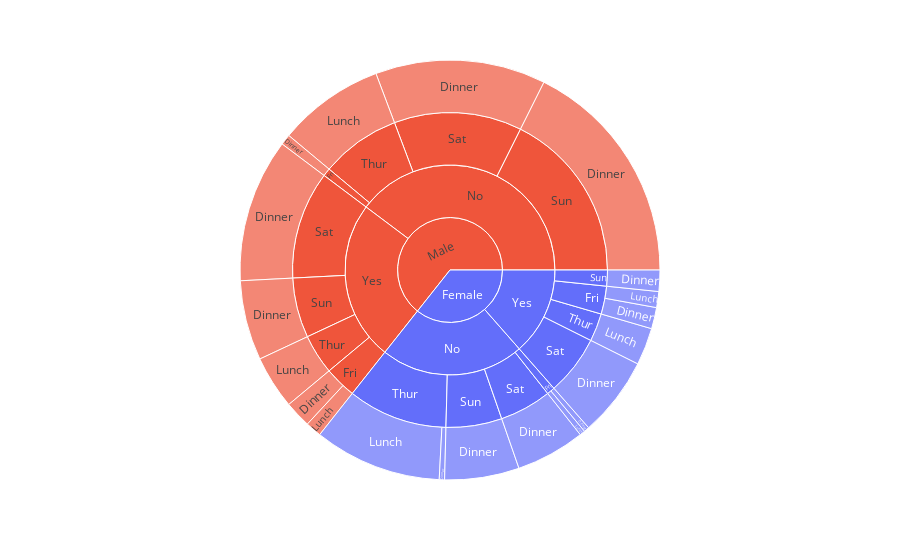

The notebook cell saved with this chart:
### Code cell
for col in ['sex', 'smoker', 'day', 'time']:
    tip[col] = tip[col].astype(str)

# add size column
tip["size"] = 1

fig_1 = px.sunburst(
    tip,
    path=['sex', 'smoker', 'day', 'time'],
    values='size',
    color='sex'
)
fig_1.show()

### Figure 1 — Plotly figure (JSON) as saved in the notebook; plotly's stock layout.template omitted (floating-point values rounded to 4 significant figures)
{"data": [{"branchvalues": "total", "customdata": [["Female"], ["Female"], ["Female"], ["Female"], ["Female"], ["Female"], ["Female"], ["Female"], ["Female"], ["Female"], ["Female"], ["Female"], ["Female"], ["Female"], ["Female"], ["Female"], ["Female"], ["Female"], ["Female"], ["Female"], ["Female"], ["Female"], ["Male"], ["Male"], ["Male"], ["Male"], ["Male"], ["Male"], ["Male"], ["Male"], ["Male"], ["Male"], ["Male"], ["Male"], ["Male"], ["Male"], ["Male"], ["Male"], ["Male"], ["Male"], ["Male"], ["Male"]], "domain": {"x": [0, 1], "y": [0, 1]}, "hovertemplate": "labels=%{label}<br>size=%{value}<br>parent=%{parent}<br>id=%{id}<br>sex=%{customdata[0]}<extra></extra>", "ids": ["Female/No/Sun/Dinner", "Female/Yes", "Female/No", "Female/Yes/Thur", "Female/Yes/Sun", "Female/No/Fri", "Female/Yes/Fri", "Female/No/Thur", "Female/Yes/Sat", "Female/No/Sat", "Female", "Female/No/Thur/Dinner", "Female/No/Fri/Lunch", "Female/Yes/Fri/Lunch", "Female/Yes/Thur/Lunch", "Female/No/Sun", "Female/Yes/Sun/Dinner", "Female/No/Fri/Dinner", "Female/Yes/Fri/Dinner", "Female/No/Sat/Dinner", "Female/No/Thur/Lunch", "Female/Yes/Sat/Dinner", "Male/Yes/Fri/Lunch", "Male/No/Sun/Dinner", "Male/Yes", "Male/No", "Male/No/Sat/Dinner", "Male/Yes/Sun", "Male/Yes/Sat/Dinner", "Male/No/Thur/Lunch", "Male/Yes/Thur/Lunch", "Male/Yes/Fri", "Male/Yes/Sun/Dinner", "Male/Yes/Thur", "Male/No/Thur", "Male/Yes/Sat", "Male/Yes/Fri/Dinner", "Male/No/Sat", "Male/No/Sun", "Male/No/Fri/Dinner", "Male/No/Fri", "Male"], "labels": ["Dinner", "Yes", "No", "Thur", "Sun", "Fri", "Fri", "Thur", "Sat", "Sat", "Female", "Dinner", "Lunch", "Lunch", "Lunch", "Sun", "Dinner", "Dinner", "Dinner", "Dinner", "Lunch", "Dinner", "Lunch", "Dinner", "Yes", "No", "Dinner", "Sun", "Dinner", "Lunch", "Lunch", "Fri", "Dinner", "Thur", "Thur", "Sat", "Dinner", "Sat", "Sun", "Dinner", "Fri", "Male"], "marker": {"colors": ["#636efa", "#636efa", "#636efa", "#636efa", "#636efa", "#636efa", "#636efa", "#636efa", "#636efa", "#636efa", "#636efa", "#636efa", "#636efa", "#636efa", "#636efa", "#636efa", "#636efa", "#636efa", "#636efa", "#636efa", "#636efa", "#636efa", "#EF553B", "#EF553B", "#EF553B", "#EF553B", "#EF553B", "#EF553B", "#EF553B", "#EF553B", "#EF553B", "#EF553B", "#EF553B", "#EF553B", "#EF553B", "#EF553B", "#EF553B", "#EF553B", "#EF553B", "#EF553B", "#EF553B", "#EF553B"]}, "name": "", "parents": ["Female/No/Sun", "Female", "Female", "Female/Yes", "Female/Yes", "Female/No", "Female/Yes", "Female/No", "Female/Yes", "Female/No", "", "Female/No/Thur", "Female/No/Fri", "Female/Yes/Fri", "Female/Yes/Thur", "Female/No", "Female/Yes/Sun", "Female/No/Fri", "Female/Yes/Fri", "Female/No/Sat", "Female/No/Thur", "Female/Yes/Sat", "Male/Yes/Fri", "Male/No/Sun", "Male", "Male", "Male/No/Sat", "Male/Yes", "Male/Yes/Sat", "Male/No/Thur", "Male/Yes/Thur", "Male/Yes", "Male/Yes/Sun", "Male/Yes", "Male/No", "Male/Yes", "Male/Yes/Fri", "Male/No", "Male/No", "Male/No/Fri", "Male/No", ""], "type": "sunburst", "values": [14.0, 33.0, 54.0, 7.0, 4.0, 2.0, 7.0, 25.0, 15.0, 13.0, 87.0, 1.0, 1.0, 3.0, 7.0, 14.0, 4.0, 1.0, 4.0, 13.0, 24.0, 15.0, 3.0, 43.0, 60.0, 97.0, 32.0, 15.0, 27.0, 20.0, 10.0, 8.0, 15.0, 10.0, 20.0, 27.0, 5.0, 32.0, 43.0, 2.0, 2.0, 157.0]}], "layout": {"legend": {"tracegroupgap": 0}, "margin": {"t": 60}}}
